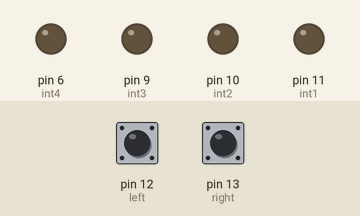
Bench run of a sketch on a simulated Arduino Uno, built with avr-gcc and run on an emulated ATmega328P. Parts: output pins drawn as LEDs (lit = HIGH). The inputs (shaded band) are chosen by the test bench; at power-on: pin 12 (left) LOW, pin 13 (right) LOW. What the sketch prints to the serial monitor is not drawn.

Above: at 1.3 s.
1.4 s: pin 12 (left) pulled HIGH for 0.3 s
At 1.62 s:
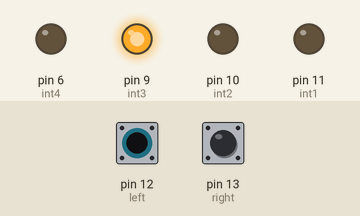
3.2 s: pin 13 (right) pulled HIGH for 0.3 s
At 3.37 s:
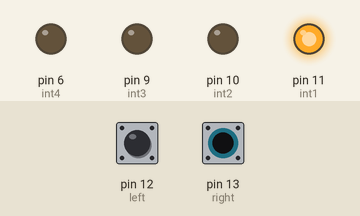
5.0 s: pin 13 (right) pulled HIGH for 3.2 s
At 8.8 s:
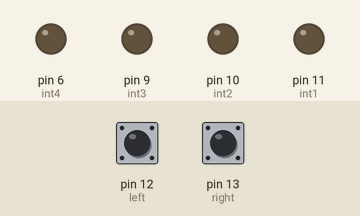
9.7 s: pin 12 (left) pulled HIGH for 3.2 s
At 11.1 s:
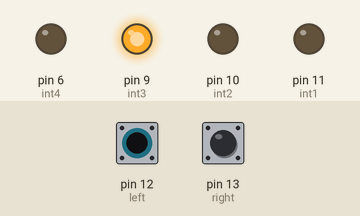
14.5 s: pin 12 (left) driven HIGH and pin 13 (right) driven HIGH
At 15.4 s:
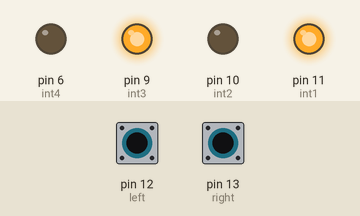
Timing chart, 0 to 17.0 s (numbered marks = the images above; inputs shaded):
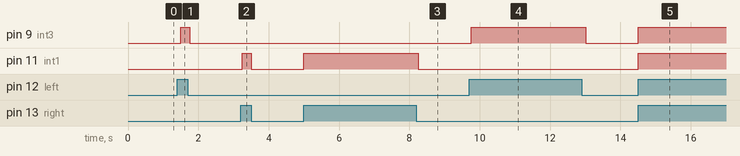

The sketch:

blackline_follower_2sensor_with_delay.ino
```cpp
int int1=11,int2=10,int3=9,int4=6;
int L,R;
int left=12,right=13;


int sweep=250;


void setup() {

  pinMode(int1,OUTPUT);
  pinMode(int2,OUTPUT);
  pinMode(int3,OUTPUT);
  pinMode(int4,OUTPUT);


Serial.begin(9600);

  pinMode(left,INPUT);

  pinMode(right,INPUT);


}

void loop() {

   L=digitalRead(left);

   R=digitalRead(right);


   if(L==1&&R==1)
   {


    digitalWrite(int1,HIGH);
    digitalWrite(int2,LOW);   //forward
    digitalWrite(int3,HIGH);
    digitalWrite(int4,LOW);

    delay(sweep);

   }


    Serial.println(" forwad");

     if(L==0&&R==1)
   {


    digitalWrite(int1,HIGH);
    digitalWrite(int2,LOW);
    digitalWrite(int3,LOW);  //left
    digitalWrite(int4,LOW);

    delay(sweep);


   }


  if(L==1&&R==0)
  {


    digitalWrite(int1,LOW);
    digitalWrite(int2,LOW);
    digitalWrite(int3,HIGH);  //right
    digitalWrite(int4,LOW);

    delay(sweep);
  }

 if(L==0&&R==0)
   {


    digitalWrite(int1,LOW);
    digitalWrite(int2,LOW);   //forward
    digitalWrite(int3,LOW);
    digitalWrite(int4,LOW);

    delay(sweep);

   }

}
```

Measured:
- after the input at 1.4 s, pin 9 (int3): LOW → HIGH after 0.10 s, → LOW 0.25 s later
- after the input at 3.2 s, pin 11 (int1): LOW → HIGH after 0.05 s, → LOW 0.25 s later
- after the input at 5.0 s, pin 11 (int1): LOW → HIGH at once, → LOW 3.3 s later
- after the input at 9.7 s, pin 9 (int3): LOW → HIGH after 0.05 s, → LOW 3.3 s later
- after the input at 14.5 s, pin 9 (int3), pin 11 (int1): LOW → HIGH at once
